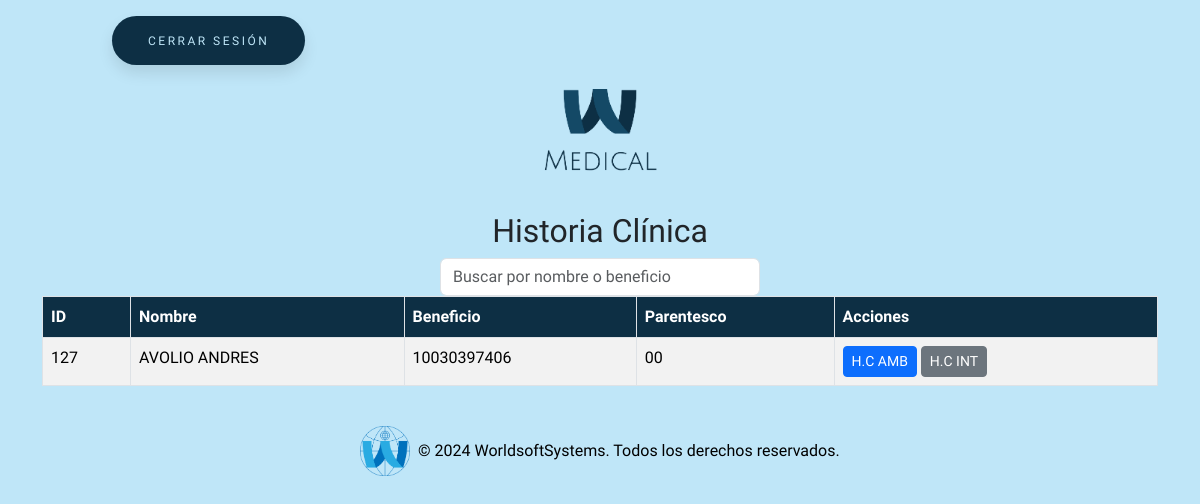
Before: /historiaClinica/historia.php (signed in) with the older database file.
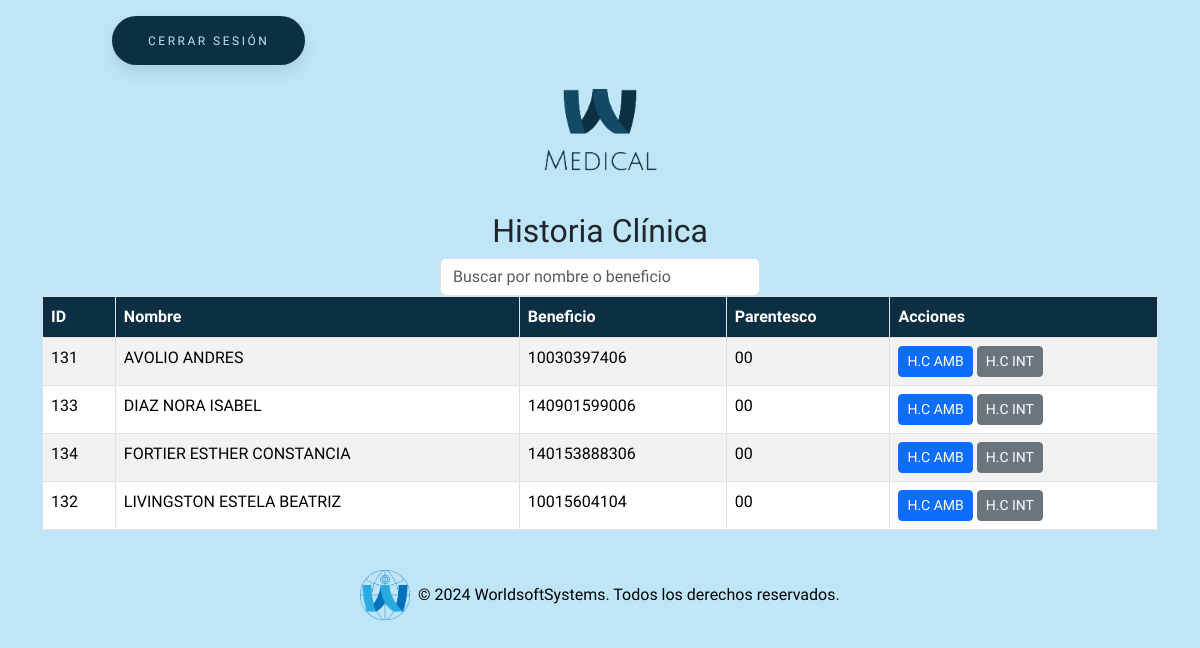
After: the same page with the newer database file.
### tables this page shows
CREATE TABLE `paciente` (
  `id` int(11) NOT NULL,
  `nombre` varchar(255) NOT NULL,
  `obra_social` int(255) NOT NULL,
  `fecha_nac` date NOT NULL,
  `sexo` varchar(255) NOT NULL,
  `domicilio` varchar(255) NOT NULL,
  `localidad` varchar(255) NOT NULL,
  `partido` varchar(255) NOT NULL,
  `c_postal` int(255) NOT NULL,
  `telefono` varchar(255) NOT NULL,
  `tipo_doc` varchar(255) NOT NULL,
  `nro_doc` int(255) NOT NULL,
  `admision` date NOT NULL,
  `hora_admision` time NOT NULL,
  `id_prof` int(255) NOT NULL,
  `benef` bigint(255) NOT NULL,
  `parentesco` varchar(2) NOT NULL,
  `hijos` int(255) NOT NULL,
  `ocupacion` varchar(255) NOT NULL,
  `tipo_afiliado` int(255) NOT NULL,
  `boca_atencion` int(255) NOT NULL,
  `nro_hist_int` bigint(255) NOT NULL,
  `nro_hist_amb` bigint(255) NOT NULL
);

### historiaClinica/historia.php (the view, shortened to what this page needs)
<?php
require_once "../conexion.php";
$sql = "SELECT * FROM paciente ORDER BY nombre ASC";
$result = $conn->query($sql);
?>
<!DOCTYPE html>
<html lang="es">
<head>
    <link href="https://cdn.jsdelivr.net/npm/bootstrap@5.3.3/dist/css/bootstrap.min.css" rel="stylesheet"
>
    <link rel="stylesheet" href="https://cdnjs.cloudflare.com/ajax/libs/font-awesome/6.5.2/css/all.min.css"
 />
    <link rel="stylesheet" href="../estilos/styleBotones.css">
    <link rel="stylesheet" href="../estilos/styleGeneral.css">
</head>
<body>
    <button class="button" style="vertical-align:middle; margin-left:7rem" onclick="confirmLogout(event)">
        <span>Cerrar sesión</span>
    </button>
    <div class="text-center my-4">
        <img src="../img/logo.png" alt="Logo MEDICAL" class="img-fluid" style="max-width: 15rem;">
    </div>
    <div class="container">
        <div class="row justify-content-center">
            <div class="col-auto text-center">
                <h2>Historia Clínica</h2>
                <input type="text" id="searchInput" style="width: 20rem;" class="form-control"
                    placeholder="Buscar por nombre o beneficio">
            </div>
        </div>
        <table class="table table-striped table-bordered " id="pacientesTable">
            <thead class="table-custom">
                <tr>
                    <th>ID</th>
                    <th>Nombre</th>
                    <th>Beneficio</th>
                    <th>Parentesco</th>
                    <th>Acciones</th>
                </tr>
            </thead>
            <tbody>
                <?php if ($result->num_rows > 0): ?>
                    <?php while ($row = $result->fetch_assoc()): ?>
                        <tr>
                            <td><?= $row["id"] ?></td>
                            <td><?= $row["nombre"] ?></td>
                            <td><?= $row["benef"] ?></td>
                            <td><?= $row["parentesco"] ?></td>
                            <td>
                                <button type="button" class="btn btn-primary btn-sm btn-hc" data-id="<?= $row['id'] ?>"
                                    data-modal="amb" data-bs-toggle="tooltip" title="Historia Clínica Ambulatoria (H.C AMB)">
                                    H.C AMB
                                </button>
                                <button type="button" class="btn btn-secondary btn-sm btn-hc" data-id="<?= $row['id'] ?>"
                                    data-modal="int" data-bs-toggle="tooltip" title="Historia Clínica Internación (H.C INT)">
                                    H.C INT
                                </button>
                            </td>
                        </tr>
                    <?php endwhile; ?>
                <?php else: ?>
                    <tr>
                        <td colspan="4">No se encontraron resultados</td>
                    </tr>
                <?php endif; ?>
            </tbody>
        </table>
    </div>
    <footer class="bg-dark text-white text-center py-4 mt-auto">
        <div class="container">
            <div class="row justify-content-center">
                <div class="col-md-12 footer-logo-text">
                    <img src="../img/logoWSS.png" alt="Logo" class="img-fluid" style="max-height: 50px;">
                    <p class="mb-0">&copy; 2024 WorldsoftSystems. Todos los derechos reservados.</p>
                </div>
            </div>
        </div>
    </footer>
</body>
</html>

### estilos/styleBotones.css (style rules this page uses)
:root { --primary-color: #0d2f44; }
body, html { background-color: #bfe6f8 !important; font-family: 'Cabin Condensed', sans-serif !important; }
.button { padding: 1.3em 3em; font-size: 12px; text-transform: uppercase; letter-spacing: 2.5px; font-weight: 500; color: #bfe6f8; background-color: var(--primary-color) !important; border-color: var(--primary-color) !important; border: none; border-radius: 45px; box-shadow: 0px 8px 15px rgba(0, 0, 0, 0.1); transition: all 0.3s ease 0s; cursor: pointer; outline: none; margin-top: 1rem; }

### estilos/styleGeneral.css (style rules this page uses)
:root { --primary-color: #0d2f44; }
body, html { background-color: #bfe6f8 !important; font-family: 'Cabin Condensed', sans-serif !important; }
.table-custom th { background-color: var(--primary-color) !important; color: white !important; }
.footer-logo-text { display: flex; align-items: center; justify-content: center; color: #000; }
footer.bg-dark { background-color: transparent !important; padding-top: 10rem; }
.footer-logo-text img { margin-right: 0.5rem; }

Changed rows visible on the page:
removed paciente: id "127", nombre "AVOLIO ANDRES", benef "10030397406", parentesco "00"
added paciente: id "131", nombre "AVOLIO ANDRES", benef "10030397406", parentesco "00"
added paciente: id "133", nombre "DIAZ NORA ISABEL", benef "140901599006", parentesco "00"
added paciente: id "134", nombre "FORTIER ESTHER CONSTANCIA", benef "140153888306", parentesco "00"
added paciente: id "132", nombre "LIVINGSTON ESTELA BEATRIZ", benef "10015604104", parentesco "00"
